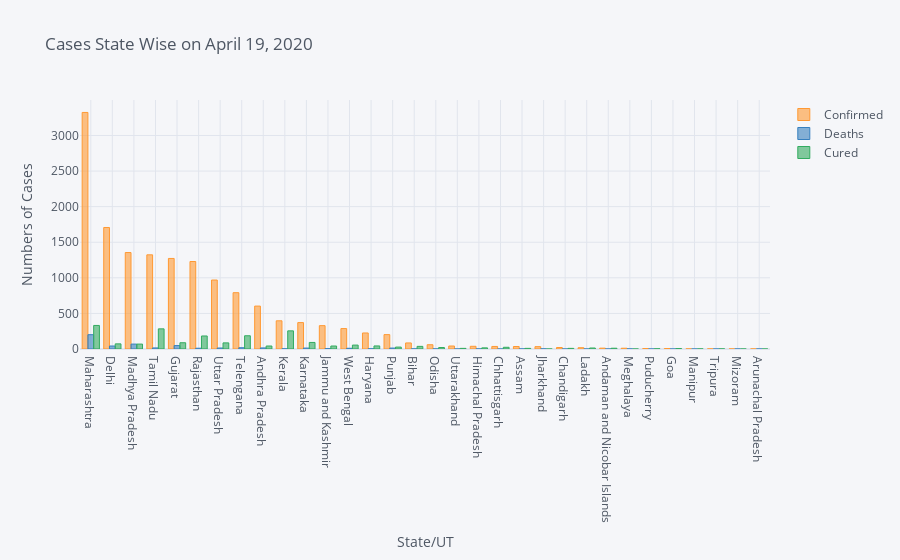

Write notebook code for a chart like this one.
### Code cell
#Visualization
temp_1 = temp[['Confirmed', 'Deaths', 'Cured']]

temp_1.iplot(kind = 'bar',xTitle= 'State/UT' , yTitle='Numbers of Cases',mode = 'markers+lines',
            title = f'Cases State Wise on {now}')

### Figure 1 — Plotly figure (JSON) as saved in the notebook; plotly's stock layout.template omitted (floating-point values rounded to 4 significant figures)
{"data": [{"marker": {"color": "rgba(255, 153, 51, 0.6)", "line": {"color": "rgba(255, 153, 51, 1.0)", "width": 1}}, "name": "Confirmed", "orientation": "v", "text": "", "type": "bar", "x": ["Maharashtra", "Delhi", "Madhya Pradesh", "Tamil Nadu", "Gujarat", "Rajasthan", "Uttar Pradesh", "Telengana", "Andhra Pradesh", "Kerala", "Karnataka", "Jammu and Kashmir", "West Bengal", "Haryana", "Punjab", "Bihar", "Odisha", "Uttarakhand", "Himachal Pradesh", "Chhattisgarh", "Assam", "Jharkhand", "Chandigarh", "Ladakh", "Andaman and Nicobar Islands", "Meghalaya", "Puducherry", "Goa", "Manipur", "Tripura", "Mizoram", "Arunachal Pradesh"], "y": [3323, 1707, 1355, 1323, 1272, 1229, 969, 791, 603, 396, 371, 328, 287, 225, 202, 85, 60, 42, 38, 36, 35, 33, 21, 18, 12, 11, 7, 7, 2, 2, 1, 1]}, {"marker": {"color": "rgba(55, 128, 191, 0.6)", "line": {"color": "rgba(55, 128, 191, 1.0)", "width": 1}}, "name": "Deaths", "orientation": "v", "text": "", "type": "bar", "x": ["Maharashtra", "Delhi", "Madhya Pradesh", "Tamil Nadu", "Gujarat", "Rajasthan", "Uttar Pradesh", "Telengana", "Andhra Pradesh", "Kerala", "Karnataka", "Jammu and Kashmir", "West Bengal", "Haryana", "Punjab", "Bihar", "Odisha", "Uttarakhand", "Himachal Pradesh", "Chhattisgarh", "Assam", "Jharkhand", "Chandigarh", "Ladakh", "Andaman and Nicobar Islands", "Meghalaya", "Puducherry", "Goa", "Manipur", "Tripura", "Mizoram", "Arunachal Pradesh"], "y": [201, 42, 69, 15, 48, 11, 14, 18, 15, 3, 13, 5, 10, 3, 13, 2, 1, 0, 1, 0, 1, 2, 0, 0, 0, 1, 0, 0, 0, 0, 0, 0]}, {"marker": {"color": "rgba(50, 171, 96, 0.6)", "line": {"color": "rgba(50, 171, 96, 1.0)", "width": 1}}, "name": "Cured", "orientation": "v", "text": "", "type": "bar", "x": ["Maharashtra", "Delhi", "Madhya Pradesh", "Tamil Nadu", "Gujarat", "Rajasthan", "Uttar Pradesh", "Telengana", "Andhra Pradesh", "Kerala", "Karnataka", "Jammu and Kashmir", "West Bengal", "Haryana", "Punjab", "Bihar", "Odisha", "Uttarakhand", "Himachal Pradesh", "Chhattisgarh", "Assam", "Jharkhand", "Chandigarh", "Ladakh", "Andaman and Nicobar Islands", "Meghalaya", "Puducherry", "Goa", "Manipur", "Tripura", "Mizoram", "Arunachal Pradesh"], "y": [331, 72, 69, 283, 88, 183, 86, 186, 42, 255, 92, 42, 55, 43, 27, 37, 21, 9, 16, 24, 9, 0, 9, 14, 11, 0, 3, 6, 1, 1, 0, 0]}], "layout": {"legend": {"bgcolor": "#F5F6F9", "font": {"color": "#4D5663"}}, "paper_bgcolor": "#F5F6F9", "plot_bgcolor": "#F5F6F9", "title": {"font": {"color": "#4D5663"}, "text": "Cases State Wise on April 19, 2020"}, "xaxis": {"gridcolor": "#E1E5ED", "showgrid": true, "tickfont": {"color": "#4D5663"}, "title": {"font": {"color": "#4D5663"}, "text": "State/UT"}, "zerolinecolor": "#E1E5ED"}, "yaxis": {"gridcolor": "#E1E5ED", "showgrid": true, "tickfont": {"color": "#4D5663"}, "title": {"font": {"color": "#4D5663"}, "text": "Numbers of Cases"}, "zerolinecolor": "#E1E5ED"}}}
